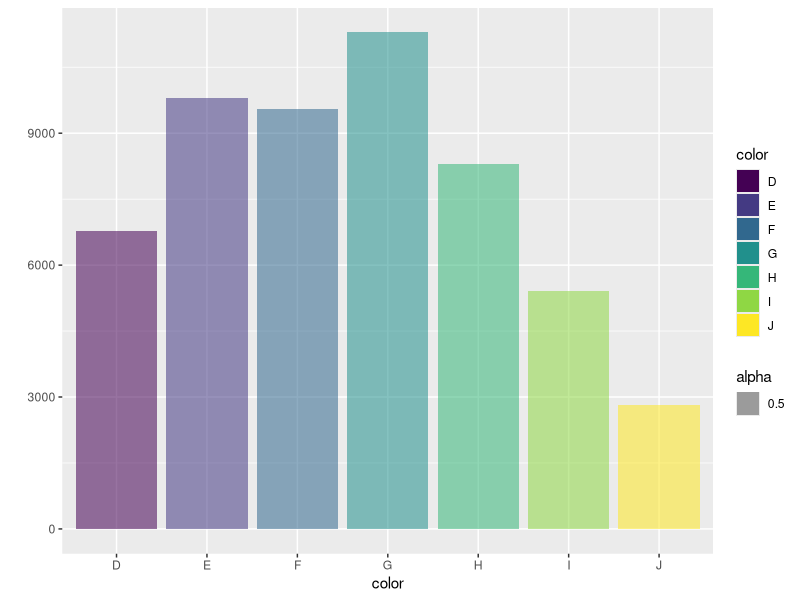
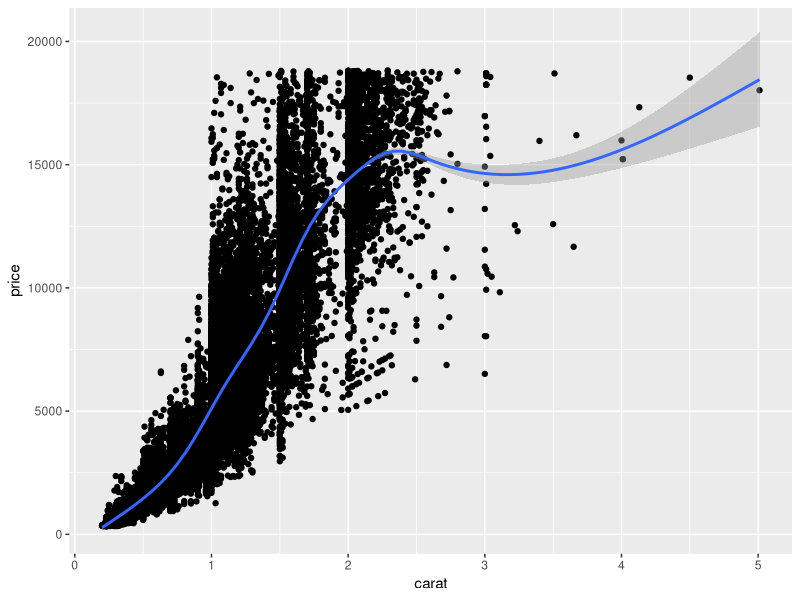
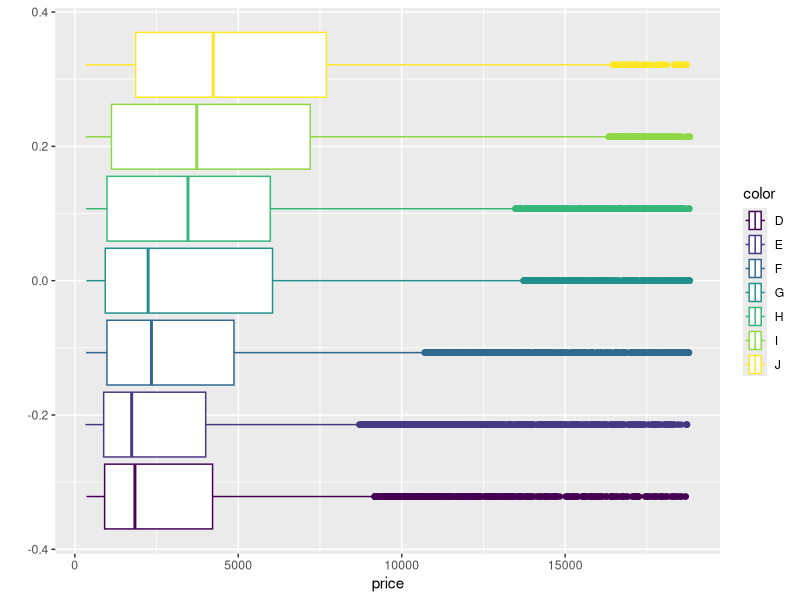
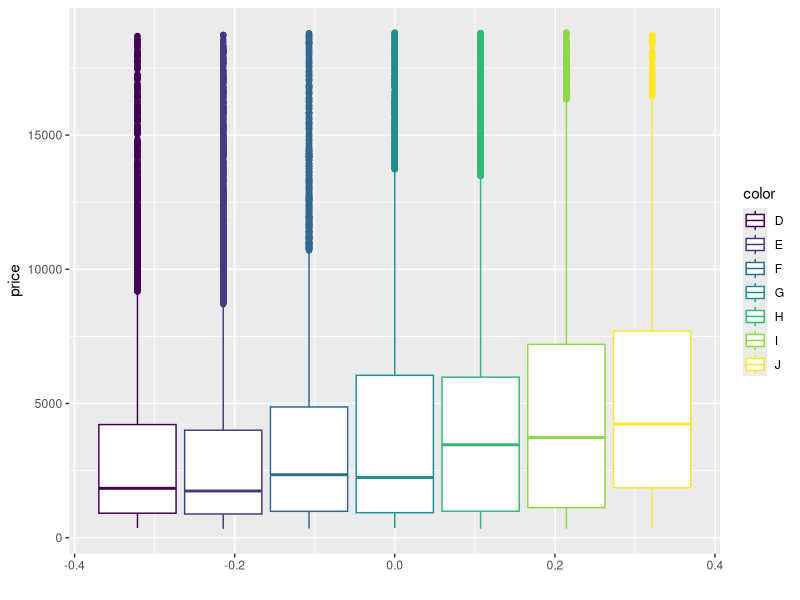
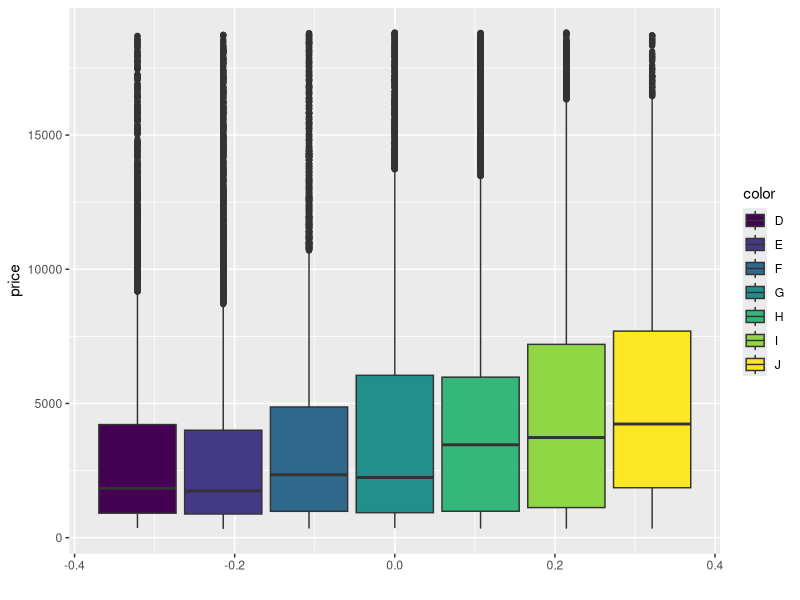
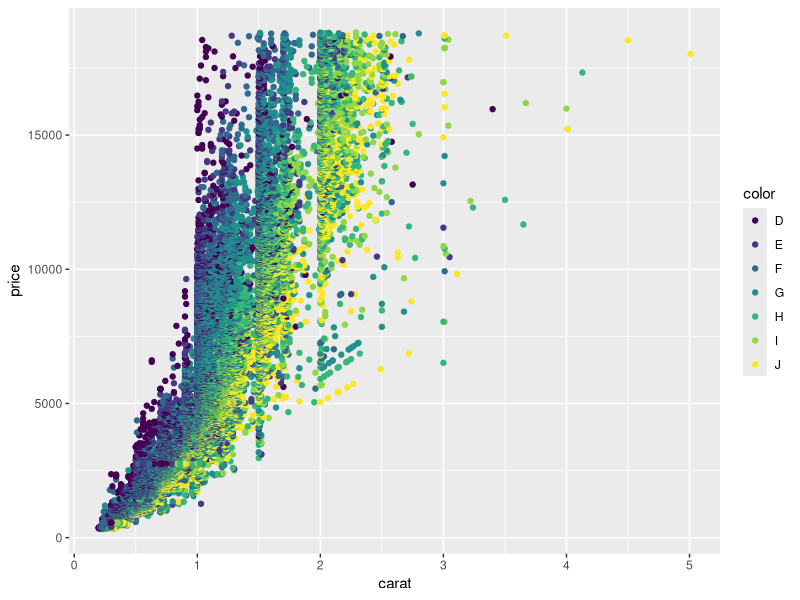
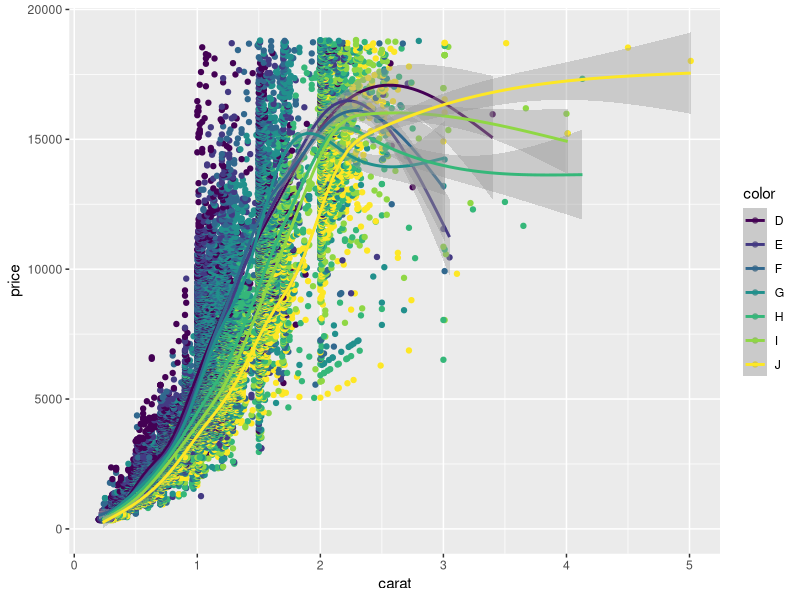

Recreate these plots in R, in order.
## ---- chunk 1
knitr::include_url("https://hellor.netlify.app/slides/l42021.html#1")

#<iframe seamless width="500%" height="500%" frameborde="0" #src="https://hellor.netlify.app/2021/week1/l12021.html#1"></iframe>

## ---- chunk 2
library(ggplot2)
data("diamonds")
## ---- chunk 3
library(ggplot2)
data(diamonds)
qplot(color, data = diamonds, geom = "bar", fill = color, alpha = 0.5) 
## ---- chunk 4
qplot( data = diamonds, carat, price, geom = c("point", "smooth"))
## ---- chunk 5
qplot(data = diamonds, x = price, color = color, geom = 'boxplot' )

## ---- chunk 6
qplot(data = diamonds, y = price, color = color, geom = 'boxplot' )

## ---- chunk 7
qplot(data = diamonds, y = price, fill = color, geom = 'boxplot' )

## ---- chunk 8
qplot( data = diamonds, carat, price, colour=color, geom = "point")
## ---- chunk 9
qplot( data = diamonds, carat, price, colour=color, geom = c("point", "smooth"))
